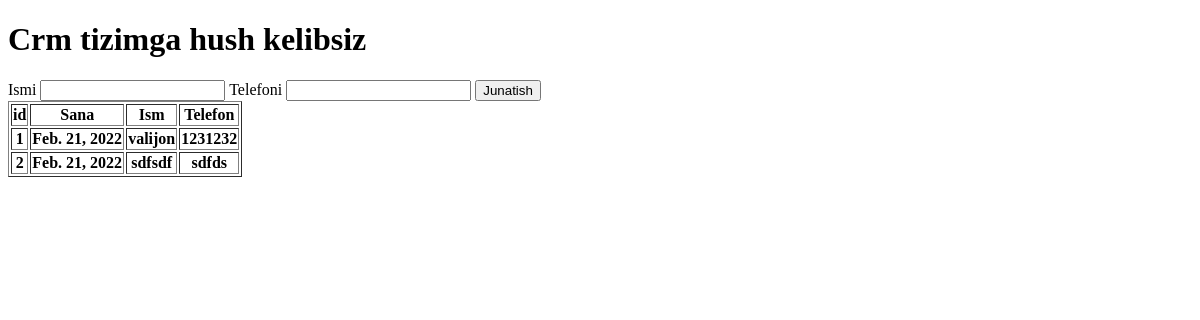
/, run on an earlier commit of the app's database.
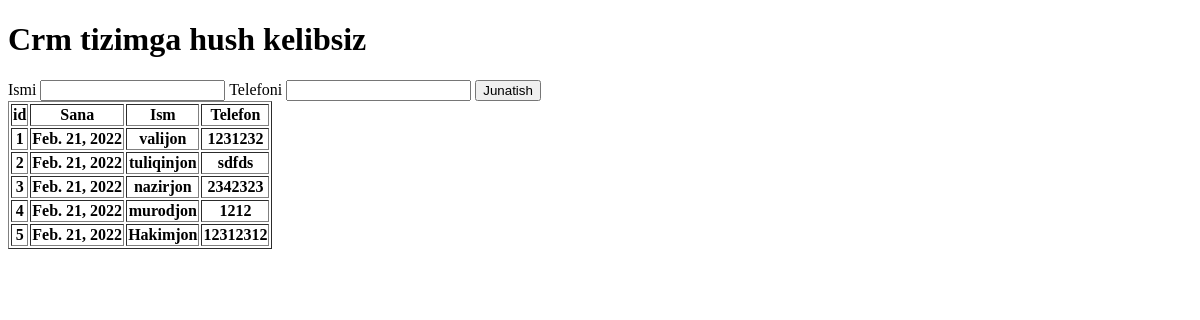
And on a later commit of the database.
### crm/models.py (models this page shows, shortened)
class Order(models.Model):
    order_dt = models.DateField(auto_now=True)
    order_name = models.CharField(max_length=200,verbose_name='ismi')
    order_phone = models.CharField(max_length=200,verbose_name='telefon')
    class Meta:
        verbose_name = 'zakaz'
        verbose_name_plural = 'zakazlar'

### crm/views.py (the view)
# urls.py: path('',views.firs_page),
def firs_page(request):
    object_list = Order.objects.all() # mdul ichida hamma queriset malumotlarni ol diyapmiz
    context = {'object_list':object_list}
    return  render(request,'./index.html',context)

### templates/index.html (shortened to what this page needs)
<!DOCTYPE html>
<html lang="en">
<head>
</head>
<body>
    <h1> Crm tizimga hush kelibsiz</h1>
   <form action="{% url 'thanks'%}" >
       <label>Ismi</lable>
        <input name="name">
        <label>Telefoni</label>
        <input name="phone">
        <button type="submit">Junatish</button>
   </form>
   <br>
    {% if object_list %}
    <table border="1">
        <tr>
            <th>id</th>
            <th>Sana</th>
            <th>Ism</th>
            <th>Telefon</th>
        </tr>
    {% for obj in object_list %}
        <tr>
            <th>{{obj.id}}</th>
            <th>{{obj.order_dt}}</th>
            <th>{{obj.order_name}}</th>
            <th>{{obj.order_phone}}</th>
        </tr>
        {% endfor %}
    </table>
    {% else %}
    Malumot yuq
    {% endif %}
</body>
</html>

What changed in the data, as far as the page shows it:
changed Order "sdfds": order_name "sdfsdf" → "tuliqinjon"
added Order: id "3", order_dt "Feb. 21, 2022", order_name "nazirjon", order_phone "2342323"
added Order: id "4", order_dt "Feb. 21, 2022", order_name "murodjon", order_phone "1212"
added Order: id "5", order_dt "Feb. 21, 2022", order_name "Hakimjon", order_phone "12312312"
